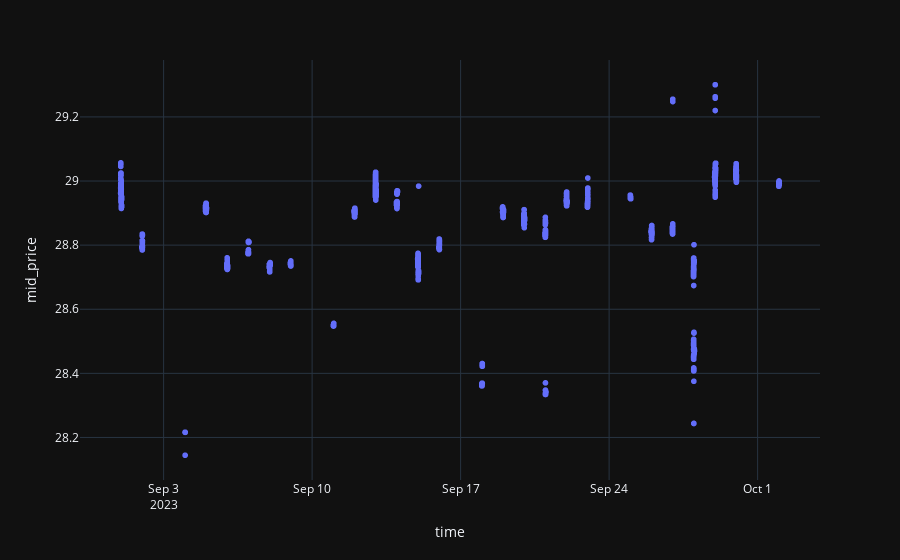

Source (notebook cell):
### Code cell
px.scatter(ticks2, x='time', y='mid_price')

### Figure 1 — Plotly figure (JSON) as saved in the notebook; plotly's stock layout.template omitted (floating-point values rounded to 4 significant figures; data arrays with more than 128 entries replaced by an {"elided": "..."} marker saying what was removed)
{"data": [{"hovertemplate": "time=%{x}<br>mid_price=%{y}<extra></extra>", "legendgroup": "", "marker": {"color": "#636efa", "symbol": "circle"}, "mode": "markers", "name": "", "showlegend": false, "x": {"elided": "12892 str values"}, "xaxis": "x", "y": {"elided": "12892 float values"}, "yaxis": "y", "type": "scattergl"}], "layout": {"xaxis": {"anchor": "y", "domain": [0.0, 1.0], "title": {"text": "time"}}, "yaxis": {"anchor": "x", "domain": [0.0, 1.0], "title": {"text": "mid_price"}}, "legend": {"tracegroupgap": 0}, "margin": {"t": 60}}}
